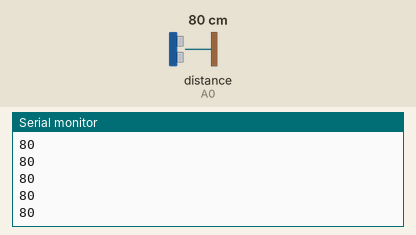
Bench run of a sketch on a simulated Arduino Uno, built with avr-gcc and run on an emulated ATmega328P. Parts: the last lines printed to the serial monitor. Wiring (inferred from the names in the program): ultrasonic range finder: trigger A1; echo A0. The inputs (shaded band) are chosen by the test bench; at power-on: distance to the obstacle (sensor on A0) 80 cm. The echo pulse lasts 58.3 µs per cm.

Above: at 1.2 s.
1.3 s: distance to the obstacle (sensor on A0) set to 2 cm
At 1.37 s:
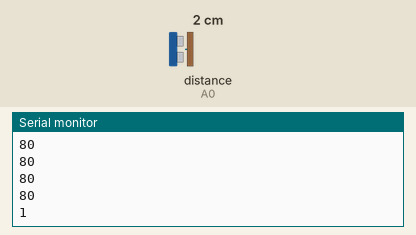
2.8 s: distance to the obstacle (sensor on A0) set to 4 cm
At 2.89 s:
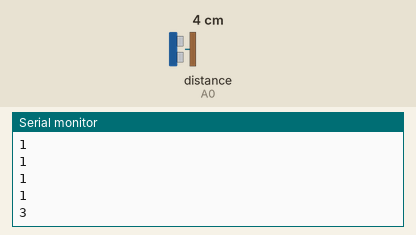
Timing chart, 0 to 5.8 s (numbered marks = the images above; inputs shaded):
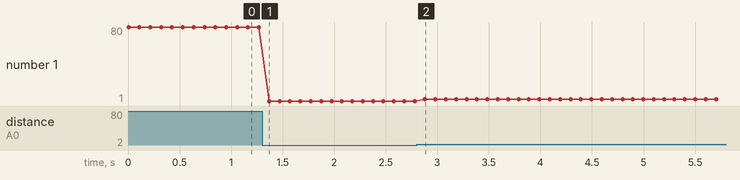

Measured:
- after the input at 1.3 s, the serial monitor: prints a new line after 0.07 s (image 1)
- after the input at 2.8 s, the serial monitor: prints a new line after 0.08 s (image 2)
- plotted number 1: 80 → 1 after the input at 1.3 s, 1 → 3 after the input at 2.8 s

The sketch:

Arduino_1.ino
```cpp
short duration, cm;
char cmchar[5];
#define echoPin A0
#define trigPin A1

void setup() {
  Serial.begin(9600);
  pinMode(trigPin, OUTPUT);
  pinMode(echoPin, INPUT);

}

void loop() {

    digitalWrite(trigPin, LOW);
    delayMicroseconds(2);
    digitalWrite(trigPin, HIGH);
    delayMicroseconds(10);
    digitalWrite(trigPin, LOW);
    duration = pulseIn(echoPin, HIGH);
    cm = msTocm(duration);
    sprintf(cmchar, "%d", cm);
    Serial.write(cmchar);
    Serial.println();
    delay(100);
  }


int msTocm(long microseconds) {
  return microseconds / 29 / 2;
};
```
